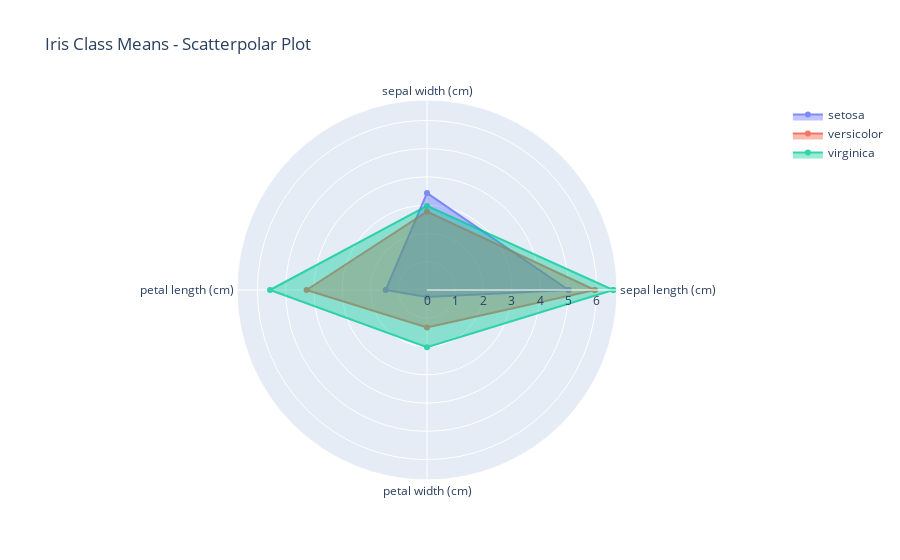

Notebook source saved alongside this figure:
### Markdown cell above
# Ejercicio 3c: Star Plots

### Code cell
# Calculate mean values for each class in iris
iris_means = iris.frame.groupby('species')[iris.feature_names].mean()

# Prepare data for plotly Scatterpolar
fig = ply.graph_objects.Figure()

for species, row in iris_means.iterrows():
    # Close the line by repeating the first value at the end
    r_closed = np.append(row.values, row.values[0])
    fig.add_trace(
        ply.graph_objects.Scatterpolar(
            r=r_closed,
            theta=theta_closed,
            name=species,
            marker=dict(line=dict(color='black')),
            opacity=0.8,
            showlegend=True,
            fill='toself'  # Fill the area under the star
        )
    )
    theta_closed = iris.feature_names + [iris.feature_names[0]]

fig.update_layout(
    title="Iris Class Means - Scatterpolar Plot",
    polar=dict(radialaxis=dict(visible=True)),
    showlegend=True
)

fig.show()

### Figure 1 — Plotly figure (JSON) as saved in the notebook; plotly's stock layout.template omitted (floating-point values rounded to 4 significant figures)
{"data": [{"fill": "toself", "marker": {"line": {"color": "black"}}, "name": "setosa", "opacity": 0.8, "r": [5.006, 3.428, 1.462, 0.246, 5.006], "showlegend": true, "theta": ["sepal length (cm)", "sepal width (cm)", "petal length (cm)", "petal width (cm)", "sepal length (cm)"], "type": "scatterpolar"}, {"fill": "toself", "marker": {"line": {"color": "black"}}, "name": "versicolor", "opacity": 0.8, "r": [5.936, 2.77, 4.26, 1.326, 5.936], "showlegend": true, "theta": ["sepal length (cm)", "sepal width (cm)", "petal length (cm)", "petal width (cm)", "sepal length (cm)"], "type": "scatterpolar"}, {"fill": "toself", "marker": {"line": {"color": "black"}}, "name": "virginica", "opacity": 0.8, "r": [6.588, 2.974, 5.552, 2.026, 6.588], "showlegend": true, "theta": ["sepal length (cm)", "sepal width (cm)", "petal length (cm)", "petal width (cm)", "sepal length (cm)"], "type": "scatterpolar"}], "layout": {"polar": {"radialaxis": {"visible": true}}, "showlegend": true, "title": {"text": "Iris Class Means - Scatterpolar Plot"}}}
